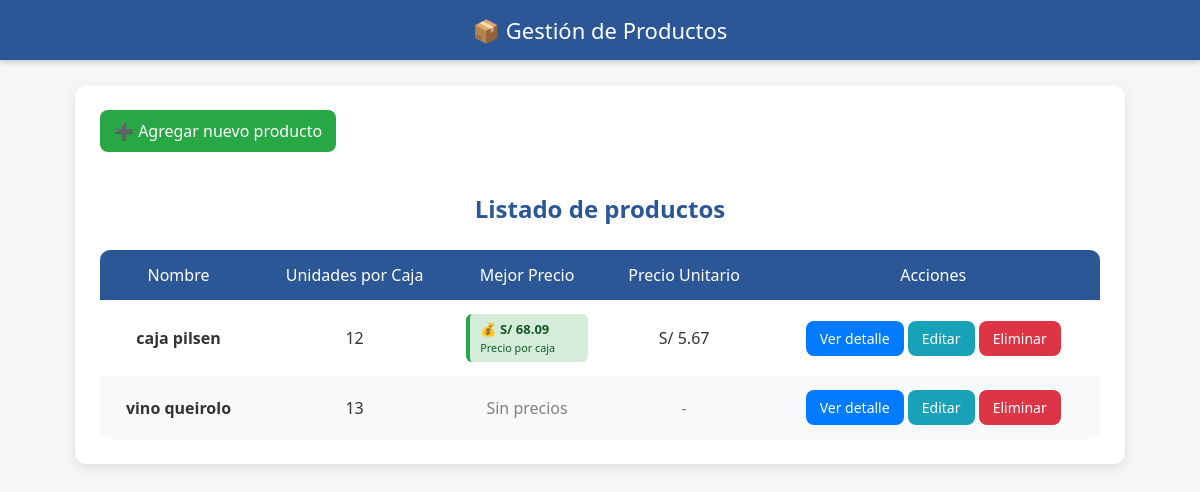
/, run on an earlier commit of the app's database.
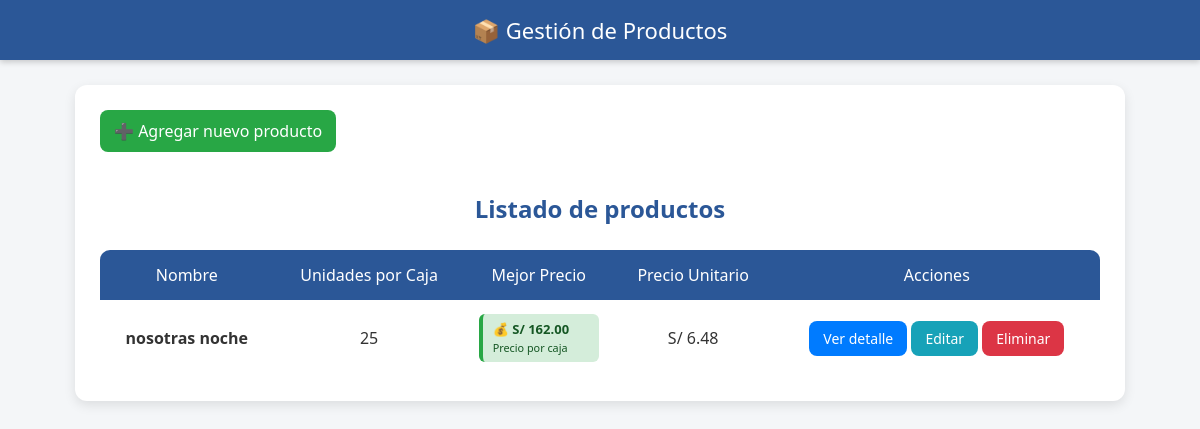
And on a later commit of the database.
### tables this page shows
CREATE TABLE productos (
            id INTEGER PRIMARY KEY AUTOINCREMENT,
            nombre TEXT,
            descripcion TEXT,
            precio_caja REAL,
            unidades_por_caja INTEGER,
            precio_unitario REAL
        );

### app.py (the view)
@app.route("/")
def index():
    search = request.args.get("search", "")
    conn = conectar()
    cur = conn.cursor()
    if search:
        cur.execute("""
            SELECT * FROM productos
            WHERE nombre LIKE ? OR descripcion LIKE ?
            ORDER BY nombre ASC
        """, (f"%{search}%", f"%{search}%"))
    else:
        cur.execute("SELECT * FROM productos ORDER BY nombre ASC")
    productos = cur.fetchall()
    productos_con_precios = []
    for p in productos:
        cur.execute("""
            SELECT MIN(precio) as mejor_precio
            FROM precios
            WHERE producto_id = ?
        """, (p['id'],))
        resultado = cur.fetchone()
        mejor_precio = resultado['mejor_precio']
        precio_unitario = None
        if mejor_precio and p['unidades_por_caja']:
            precio_unitario = round(mejor_precio / p['unidades_por_caja'], 2)
        productos_con_precios.append({
            **dict(p),
            "mejor_precio": mejor_precio,
            "precio_unitario": precio_unitario
        })
    conn.close()
    return render_template("index.html", productos=productos_con_precios, search=search)

### app.py (called while the page is built)
def conectar():
    conn = sqlite3.connect(DB_PATH)
    conn.row_factory = sqlite3.Row
    return conn

### templates/index.html (shortened to what this page needs)
<!DOCTYPE html>
<html lang="es">
<head>
</head>
<body>
<header>📦 Gestión de Productos</header>
<div class="container">
    <a href="/agregar" class="add-product">➕ Agregar nuevo producto</a>
    <h2>Listado de productos</h2>
    {% if productos %}
        <table>
            <thead>
                <tr>
                    <th>Nombre</th>
                    <th>Unidades por Caja</th>
                    <th>Mejor Precio</th>
                    <th>Precio Unitario</th>
                    <th>Acciones</th>
                </tr>
            </thead>
            <tbody>
                {% for producto in productos %}
                    <tr>
                        <td><strong>{{ producto['nombre'] }}</strong></td>
                        <td>{{ producto['unidades_por_caja'] }}</td>
                        <td>
                            {% if producto['mejor_precio'] %}
                                <div class="best-price">
                                    💰 <strong>S/ {{ "%.2f"|format(producto['mejor_precio']) }}</strong><br>
                                    <small>Precio por caja</small>
                                </div>
                            {% else %}
                                <span style="color: gray;">Sin precios</span>
                            {% endif %}
                        </td>
                        <td>
                            {% if producto['precio_unitario'] %}
                                S/ {{ "%.2f"|format(producto['precio_unitario']) }}
                            {% else %}
                                <span style="color: gray;">-</span>
                            {% endif %}
                        </td>
                        <td>
                            <a href="/detalle/{{ producto['id'] }}" class="btn">Ver detalle</a>
                            <a href="/editar_producto/{{ producto['id'] }}" class="btn" style="background:#17a2b8;">Editar</a>
                            <a href="/eliminar/{{ producto['id'] }}" class="btn" style="background:#dc3545;">Eliminar</a>
                        </td>
                    </tr>
                {% endfor %}
            </tbody>
        </table>
    {% else %}
        <p>No hay productos registrados.</p>
    {% endif %}
</div>
</body>
</html>

What changed in the data, as far as the page shows it:
removed productos: nombre "vino queirolo", unidades_por_caja "13", shows "Sin precios"
changed productos: nombre "caja pilsen" → "nosotras noche"; unidades_por_caja "12" → "25"; mejor_precio "68.09" → "162.00"; precio_unitario "5.67" → "6.48"
